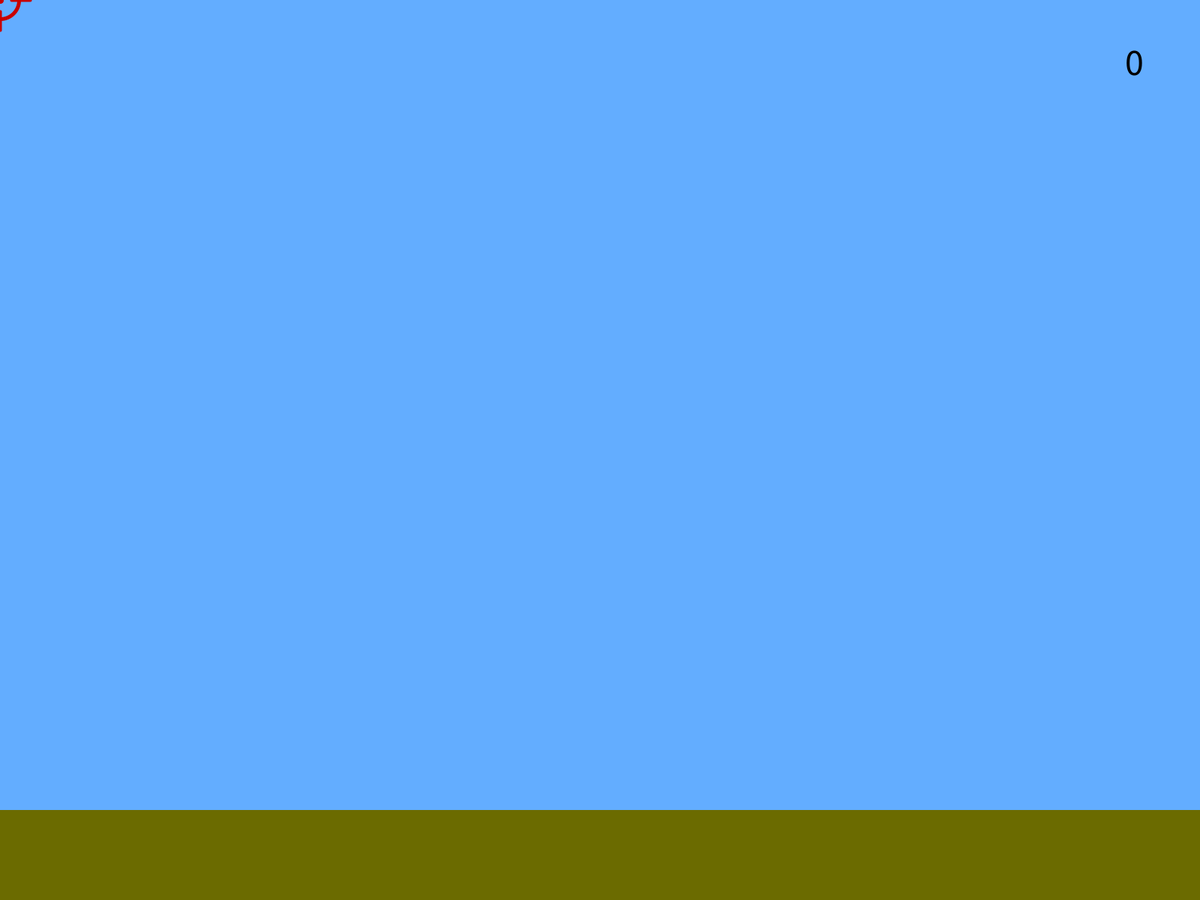
Frame 1 (no input)
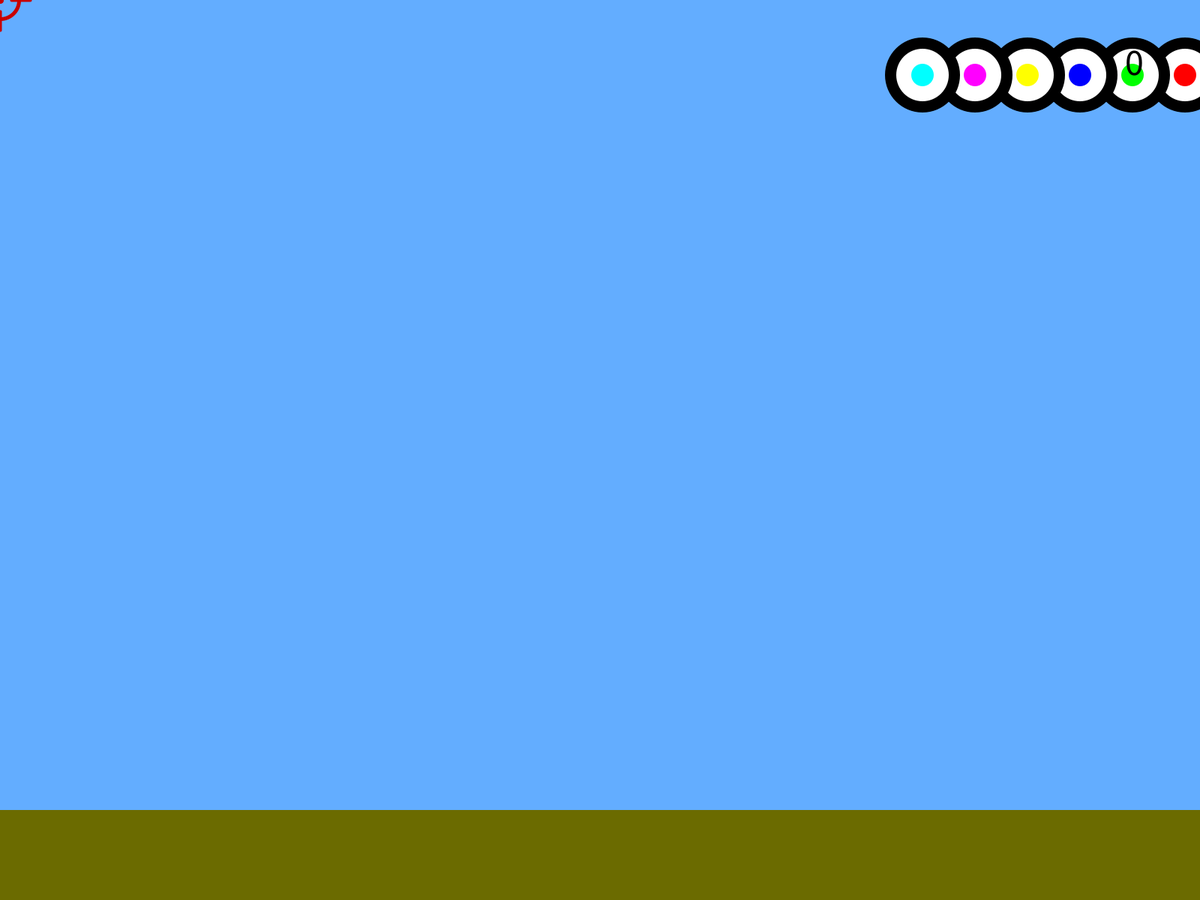
Frame 60 (the mouse pressed at the canvas centre just before this capture)
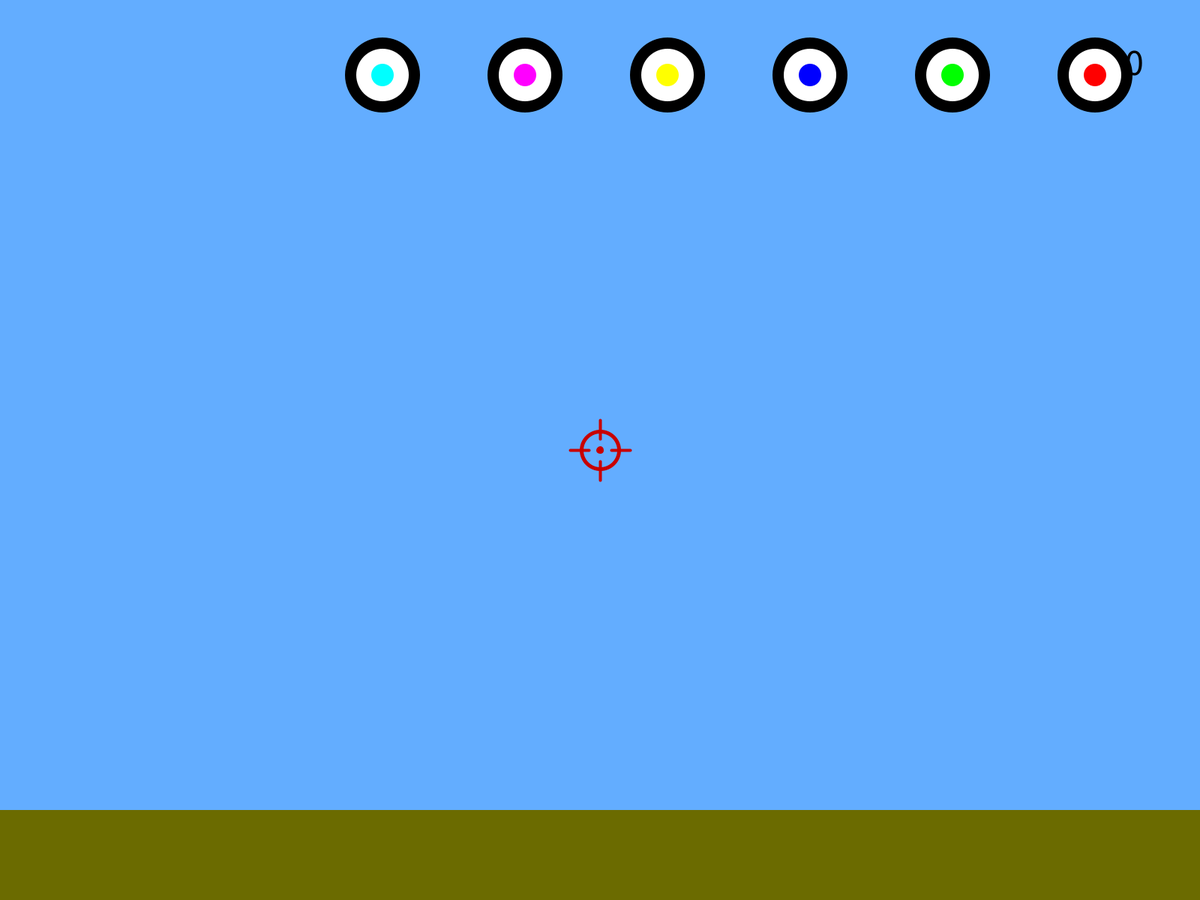
Frame 120 (the mouse held since frame 60 and released just before this capture)

The Processing sketch that drew these frames (run headless with seeded random() and noise(); from frame 60 on, the mouse is pressed at the canvas centre):

// Processing sketch: duck_hunt_attempt
// ── duck_hunt_attempt.pde
PVector circleSize;
PVector circleHit;
PVector vel;
PVector mousePos;

int numCircles = 6;
int score = 0;
int crosshairSize = 50;
float randomY = 0;
int floor;

PVector [] speed = new PVector[numCircles];
ArrayList<PVector> speedList = new ArrayList<PVector>();
ArrayList<PVector> pList = new ArrayList<PVector>();
ArrayList<PVector> startPos = new ArrayList<PVector>();
color [] colour = new color [] {
  color(255, 0, 0),
  color(0, 255, 0),
  color(0, 0, 255),
  color(255, 255, 0),
  color(255, 0, 255),
  color(0, 255, 255)
};

void setup() {
  noCursor();
  fullScreen();
  ellipseMode(CENTER);
  
  circleSize = new PVector(100, 100);
  //both numbers have to be equal for hit detection to work
  circleHit = new PVector(circleSize.x*1.1, circleSize.y*1.1);
  
  vel = new PVector(-0, 0);
  
  mousePos = new PVector(0, 0);
  
  for (int i = 0; i < numCircles; i++) {
    randomY = random(0+circleSize.y, floor-circleSize.y);
    startPos.add(new PVector((displayWidth + 100) + 50 * i, randomY));
    speedList.add(new PVector((i + 1) * -2, 0));
    pList.add(new PVector(startPos.get(i).x, startPos.get(i).y));
  }
  floor = displayHeight - displayHeight/10;
}

void crosshair(PVector crosshairPos) {
  noFill();
  stroke(200, 0, 0);
  strokeWeight(5);
  ellipse(crosshairPos.x, crosshairPos.y, crosshairSize, crosshairSize);
  ellipse(crosshairPos.x, crosshairPos.y, crosshairSize/10, crosshairSize/10);
  strokeWeight(4);
  line(crosshairPos.x, crosshairPos.y - crosshairSize*0.8, crosshairPos.x, crosshairPos.y - crosshairSize*0.3);
  line(crosshairPos.x, crosshairPos.y + crosshairSize*0.8, crosshairPos.x, crosshairPos.y + crosshairSize*0.3);
  line(crosshairPos.x - crosshairSize*0.8, crosshairPos.y, crosshairPos.x - crosshairSize*0.3, crosshairPos.y);
  line(crosshairPos.x + crosshairSize*0.8, crosshairPos.y, crosshairPos.x + crosshairSize*0.3, crosshairPos.y);
  
  //line(crosshairPos.x - crosshairSize/2, crosshairPos.y, crosshairPos.x + crosshairSize/2, crosshairPos.y);
  //line(crosshairPos.x, crosshairPos.y - crosshairSize/2, crosshairPos.x, crosshairPos.y + crosshairSize/2);
}

void target(PVector circlePos, PVector circleSize, color colour) {
  noStroke();
  fill(0);
  ellipse(circlePos.x, circlePos.y, circleSize.x, circleSize.y);
  fill(255);
  ellipse(circlePos.x, circlePos.y, circleSize.x*0.7, circleSize.y*0.7);
  fill(colour);
  ellipse(circlePos.x, circlePos.y, circleSize.x*0.3, circleSize.y*0.3);
}

void mouseClicked(){
  for (int i = 0; i < numCircles; i++) {
    if (dist(pList.get(i).x, pList.get(i).y, mousePos.x, mousePos.y) <= (circleHit.x/2) * 0.3) {
      score += speedList.get(i).x * -2;
      pList.get(i).x = startPos.get(i).x;
      pList.get(i).y = startPos.get(i).y;
    } else if (dist(pList.get(i).x, pList.get(i).y, mousePos.x, mousePos.y) <= (circleHit.x/2) * 0.7) {
      score += speedList.get(i).x * -1;
      pList.get(i).x = startPos.get(i).x;
      pList.get(i).y = startPos.get(i).y;
    } else if (dist(pList.get(i).x, pList.get(i).y, mousePos.x, mousePos.y) <= circleHit.x/2) {
      score += speedList.get(i).x / -2;
      pList.get(i).x = startPos.get(i).x;
      pList.get(i).y = startPos.get(i).y;
    }
  }
}

void drawBackground() {
  background(99, 173, 255);
  noStroke();
  
  fill(107, 107, 0);
  rect(0, floor, displayWidth, displayHeight);
}

void draw() {
  //update
  
  for (int i = 0; i < numCircles; i++) {
    pList.get(i).add(speedList.get(i));
    pList.get(i).add(vel);
    
    randomY = random(0+circleSize.y, floor-circleSize.y);
    startPos.get(i).y = randomY;
  }
  
  mousePos.x = mouseX;
  mousePos.y = mouseY;
  
  //check
  for (int i = 0; i < numCircles; i++) {
    if (pList.get(i).x + (circleSize.x / 2) <= 0) {
      pList.get(i).x = displayWidth + (circleSize.x / 2);
      pList.get(i).y = startPos.get(i).y;
    }
  }
  
  //draw
  drawBackground();
  
  /*
  strokeWeight(0);
  for (int i = 0; i < numCircles; i++) {
    fill(colour[i]);
    ellipse(pList.get(i).x, pList.get(i).y , circleSize.x, circleSize.y);
  }
  */
  
  for (int i = 0; i < numCircles; i++) {
    target(pList.get(i), circleSize, colour[i]);
  }
  
  crosshair(mousePos);
  
  fill(0);
  textSize(50);
  text(score, displayWidth - 100, 100);
}
